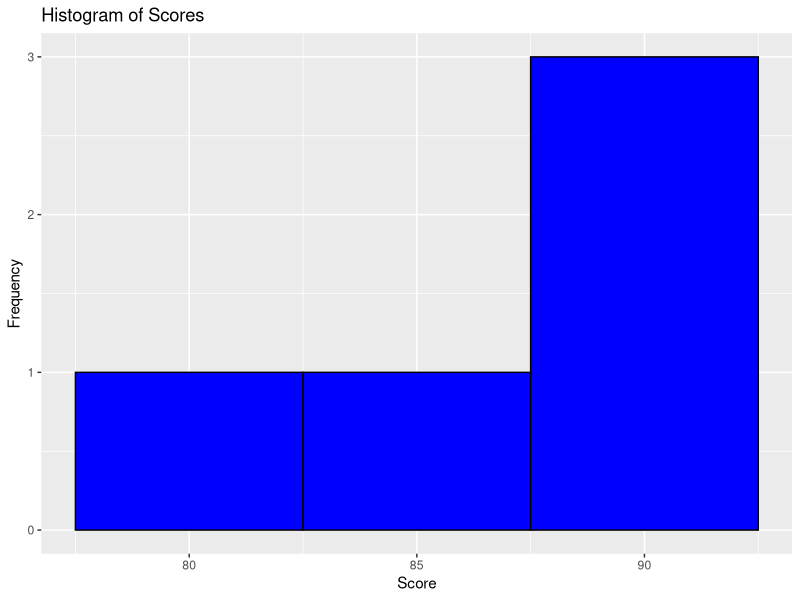
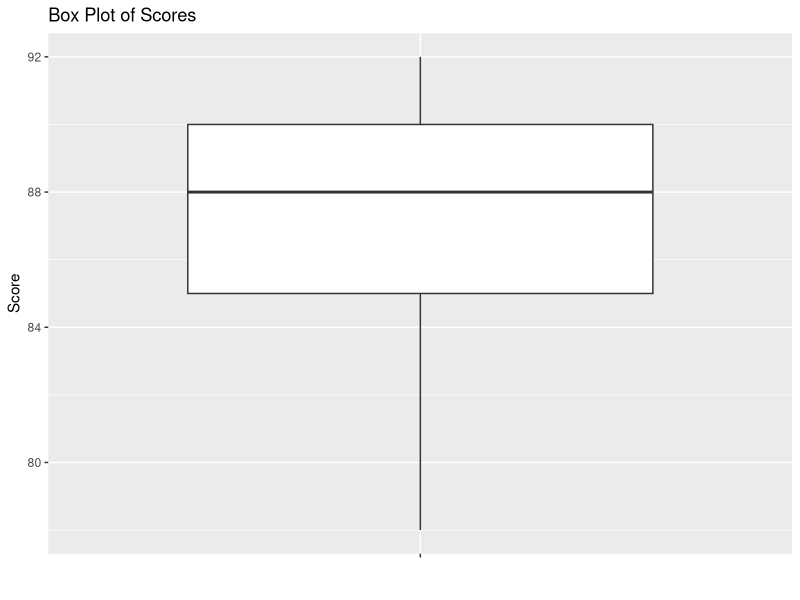
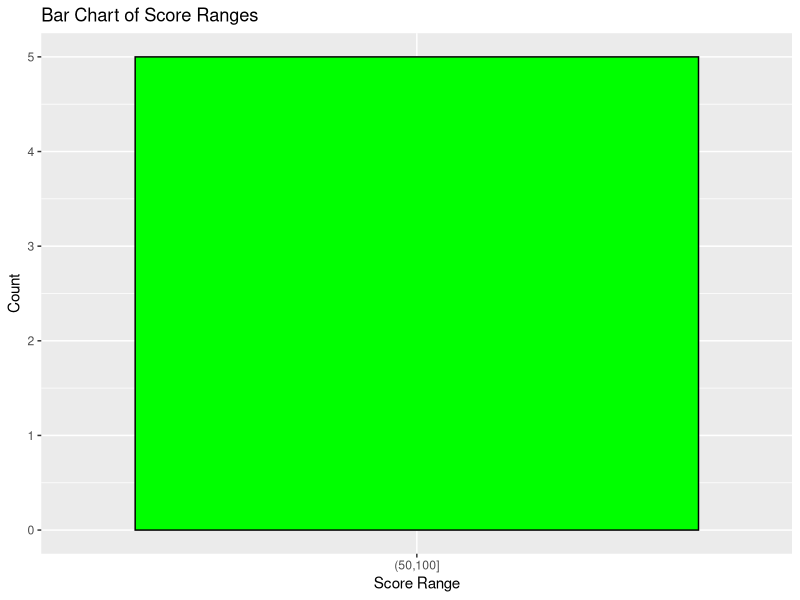
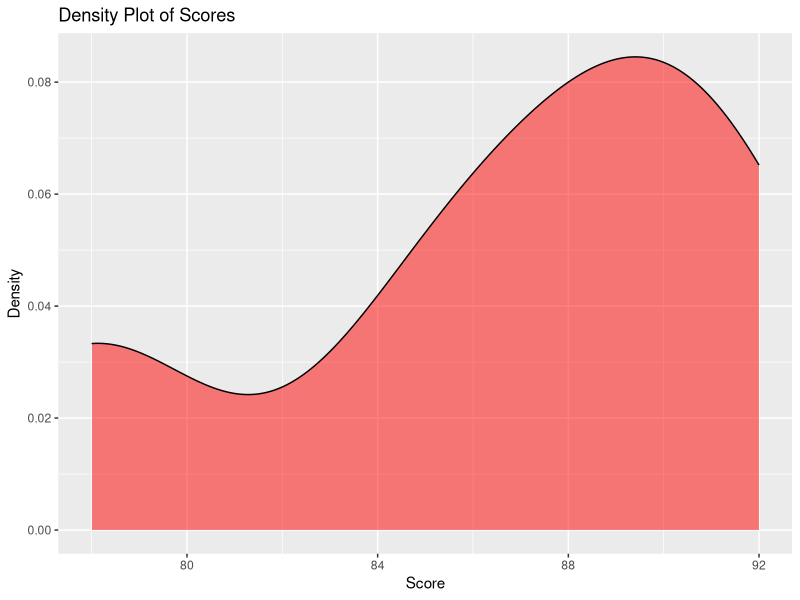
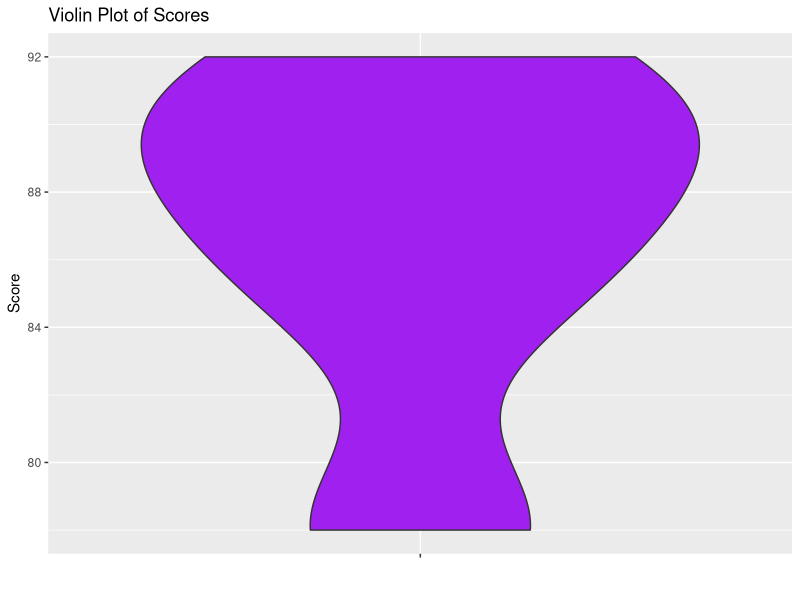

R code for these plots, in order:
# Load necessary libraries
library(ggplot2)

# Sample data
data <- data.frame(
  ID = c(1, 2, 3, 4, 5),
  Score = c(85, 92, 78, 88, 90)
)

# 1. Create a histogram of Score
ggplot(data, aes(x = Score)) +
  geom_histogram(binwidth = 5, color = "black", fill = "blue") +
  ggtitle("Histogram of Scores") +
  xlab("Score") +
  ylab("Frequency")

# 2. Generate a box plot of Score
ggplot(data, aes(x = "", y = Score)) +
  geom_boxplot() +
  ggtitle("Box Plot of Scores") +
  xlab("") +
  ylab("Score")

# 3. Plot a bar chart showing the count of scores in different ranges (0-50, 51-100)
data$ScoreRange <- cut(data$Score, breaks = c(0, 50, 100), right = TRUE)
ggplot(data, aes(x = ScoreRange)) +
  geom_bar(color = "black", fill = "green") +
  ggtitle("Bar Chart of Score Ranges") +
  xlab("Score Range") +
  ylab("Count")

# 4. Create a density plot of Score
ggplot(data, aes(x = Score)) +
  geom_density(fill = "red", alpha = 0.5) +
  ggtitle("Density Plot of Scores") +
  xlab("Score") +
  ylab("Density")

# 5. Plot a violin plot of Score
ggplot(data, aes(x = "", y = Score)) +
  geom_violin(fill = "purple") +
  ggtitle("Violin Plot of Scores") +
  xlab("") +
  ylab("Score")